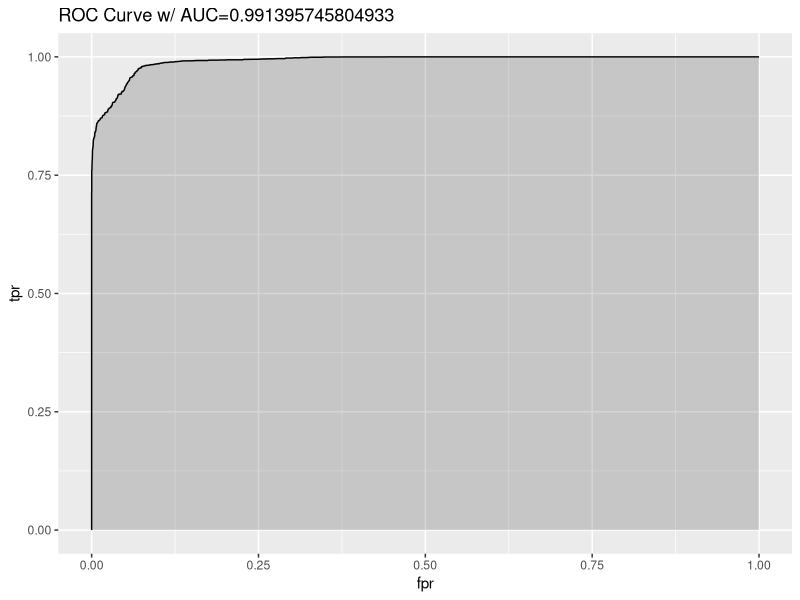

Reproduce this figure in R. (Note: this script raises an error after producing the figure.)
library(ggplot2)
data(diamonds)

diamonds$is_expensive <- diamonds$price > 2400
is_test <- runif(nrow(diamonds)) > 0.75
train <- diamonds[is_test==FALSE,]
test <- diamonds[is_test==TRUE,]

summary(fit <- glm(is_expensive ~ carat + cut + clarity, data=train))

library(ROCR)

prob <- predict(fit, newdata=test, type="response")
pred <- prediction(prob, test$is_expensive)
class(pred)
perf <- performance(pred, measure = "tpr", x.measure = "fpr")
# I know, the following code is bizarre. Just go with it.
auc <- performance(pred, measure = "auc")
auc <- auc@y.values[[1]]

roc.data <- data.frame(fpr=unlist(perf@x.values),
                       tpr=unlist(perf@y.values),
                       model="GLM")
ggplot(roc.data, aes(x=fpr, ymin=0, ymax=tpr)) +
    geom_ribbon(alpha=0.2) +
    geom_line(aes(y=tpr)) +
    ggtitle(paste0("ROC Curve w/ AUC=", auc))

mc_roc <- multiclass.roc(pred_ensamble, as.numeric(pred_test$classe), plot=TRUE)
plot.roc(mc_roc)
#summary(mc_roc)
#head(mc_roc$rocs)
#plot(mc_roc$rocs[1])
#plot.roc()

bin_roc <- roc(pred_validation1, binarizedValidate$classe)

plot.roc(bin_roc)

#############################################################

pred <- predict(model1, newdata=binarizedValidate)
pre <- prediction(pred, binarizedValidate$binClasse)
perf <- performance(pre, measure = "tpr", x.measure = "fpr")
auc <- performance(pre, measure = "auc")
auc <- auc@y.values[[1]]

roc.data <- data.frame(fpr=unlist(perf@x.values),
                       tpr=unlist(perf@y.values),
                       model="GLM")
ggplot(roc.data, aes(x=fpr, ymin=0, ymax=tpr)) +
    geom_ribbon(alpha=0.2) +
    geom_line(aes(y=tpr)) +
    ggtitle(paste0("ROC Curve w/ AUC=", auc))



#############################################################

pred <- predict(fit_ensemble, newdata=pred_test)
prob <- predict(fit_ensemble, newdata=pred_test, type="prob")

prob$pred <- pred
prob$classe <- pred_test$classe
filter(prob, pred!=classe)

prob_A <- prob %>% mutate(prob=ifelse(pred=="A", A, A), binPred=ifelse(pred=="A", 1, 0), binClasse=ifelse(classe=="A", 1, 0))
filter(prob_A, binPred!=binClasse)
head(prob_A$prob)
head(prob_A$binClasse)
pre <- prediction(prob_A$prob, prob_A$binClasse)
class(pred)
perf <- performance(pre, measure = "tpr", x.measure = "fpr")
auc <- performance(pre, measure = "auc")
auc <- auc@y.values[[1]]

roc.data <- data.frame(fpr=unlist(perf@x.values),
                       tpr=unlist(perf@y.values),
                       model="GLM")
ggplot(roc.data, aes(x=fpr, ymin=0, ymax=tpr)) +
    geom_ribbon(alpha=0.2) +
    geom_line(aes(y=tpr)) +
    ggtitle(paste0("ROC Curve w/ AUC=", auc))
